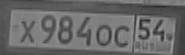
#> input picture Python/image.jpg, 185 x 55 px
$ jupyter execute --allow-errors detect.ipynb   (shell and % lines are left out)
#> lines starting #> are read from the running program, lines starting #| are printed output that depends on the picture; after the words box and inside, x2 and y2 are one past the last pixel; in counts of white or black regions, pixels touching at a corner belong together
## 0. Install and Import Dependencies

[cell 1]
# https://pytorch.org/get-started/locally/ choose your version

[cell 2]
import cv2
from matplotlib import pyplot as plt
import numpy as np
import imutils
import easyocr

[cell 3]
img = cv2.imread('image.jpg')
#> img is the input picture: shape (55, 185, 3); min 40, max 161, mean 104.8
gray = cv2.cvtColor(img, cv2.COLOR_BGR2GRAY)
plt.imshow(cv2.cvtColor(gray, cv2.COLOR_BGR2RGB))

## 2. Apply filter and find edges for localization

[cell 4]
bfilter = cv2.bilateralFilter(gray, 11, 11, 11) #Noise reduction
edged = cv2.Canny(bfilter, 30, 200) #Edge detection
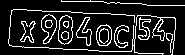
#> edged: shape (55, 185); 14% white in thin lines or dots
plt.imshow(cv2.cvtColor(edged, cv2.COLOR_BGR2RGB))

## 3. Find Contours and Apply Mask

[cell 5]
keypoints = cv2.findContours(edged.copy(), cv2.RETR_TREE, cv2.CHAIN_APPROX_SIMPLE)
#> keypoints = 26 contours, 3 with area under 20; largest, box (x1, y1, x2, y2) and area: (58, 15, 73, 45) 340, (58, 15, 73, 45) 328, (41, 14, 57, 44) 278, (96, 24, 112, 46) 267, (41, 14, 57, 44) 256
contours = imutils.grab_contours(keypoints)
#> contours has the same summary as keypoints
contours = sorted(contours, key=cv2.contourArea, reverse=True)[:10]
#> contours = 10 contours; largest, box (x1, y1, x2, y2) and area: (58, 15, 73, 45) 340, (58, 15, 73, 45) 328, (41, 14, 57, 44) 278, (96, 24, 112, 46) 267, (41, 14, 57, 44) 256

[cell 6]
location = None
for contour in contours:
    approx = cv2.approxPolyDP(contour, 10, True)
    if len(approx) == 4:
        location = approx
        break
#> this loop made 10 passes
#> approx on passes 1, 2, 3, 4, 5, 6, 7, 8, 10: [[67, 15], [64, 44]], [[67, 15], [64, 44]], [[49, 14], [43, 43]], [[106, 24], [99, 45]], [[49, 14], [44, 43]], [[101, 25], [106, 45]], [[85, 17], [76, 35], [89, 45]], [[86, 17], [88, 45], [76, 35]], [[121, 25], [124, 47]]

[cell 7]
location

[cell 8]
mask = np.zeros(gray.shape, np.uint8)
#> (the rest of this cell did not finish here and is left out)

#> (a cell that did not finish here is left out)

[cell 10]
(x,y) = np.where(mask==255)
#> x = empty array; y = empty array
#> (the rest of this cell did not finish here and is left out)
